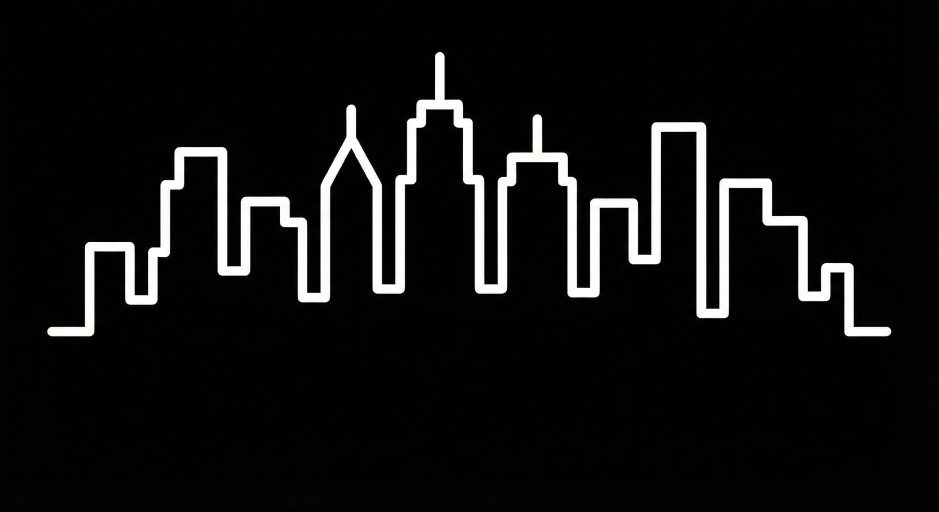
#> input picture uploads/hidden_Gemini_Generated_Image_1hf5ld1hf5ld1hf5.png.png, 2816 x 1536 px (shown at 1/3 size)
$ python -i detect_ml.py   (imports and definitions only)
#> lines starting #> are read from the running program, lines starting #| are printed output that depends on the picture; after the words box and inside, x2 and y2 are one past the last pixel; in counts of white or black regions, pixels touching at a corner belong together
import numpy as np
from PIL import Image
import os
import joblib # for saving the model
from sklearn.ensemble import RandomForestClassifier

def extract_features(image_path):
    img = Image.open(image_path).convert("L")
    pixels = np.array(img)
    lsb = pixels & 1

    # Feature 1: Global Ratio (Entropy)
    ones_ratio = np.mean(lsb)

    # Feature 2: Local Variation (Blockiness)
    block_size = 8
    h, w = lsb.shape
    block_scores = []
    for i in range(0, h - block_size, block_size):
        for j in range(0, w - block_size, block_size):
            block = lsb[i:i+block_size, j:j+block_size]
            block_scores.append(abs(np.mean(block) - 0.5))
    local_var = np.mean(block_scores)

    # Feature 3: Chi-Square Stat
    hist, _ = np.histogram(pixels.flatten(), bins=256, range=(0,256))
    observed = hist[::2] + hist[1::2]
    expected = np.concatenate([observed/2, observed/2])
    chi_stat = np.sum(((hist - expected)**2) / (expected + 1e-6))

    # Return as a 1D array for the ML model
    return np.array([ones_ratio, local_var, chi_stat])

# --- TRAINING (Run once to create 'stego_model.pkl') ---
def train_simple_model():
    # Example training data: [Ratio, LocalVar, Chi]
    # In a real scenario, you'd loop through 100 clean and 100 stego images
    X = np.array([
        [0.50, 0.02, 150], # Typical Stego
        [0.45, 0.12, 800], # Typical Clean
        [0.51, 0.01, 120], # Typical Stego
        [0.42, 0.15, 950]  # Typical Clean
    ])
    y = np.array([1, 0, 1, 0]) # 1 = Stego, 0 = Clean

    model = RandomForestClassifier(n_estimators=100)
    model.fit(X, y)
    joblib.dump(model, 'stego_model.pkl')

# --- UPDATED DETECTION FUNCTION ---
def analyze_anomaly_ml(image_path, heatmap_output_path):
    features = extract_features(image_path).reshape(1, -1)
#> in extract_features, `lsb = pixels & 1`:
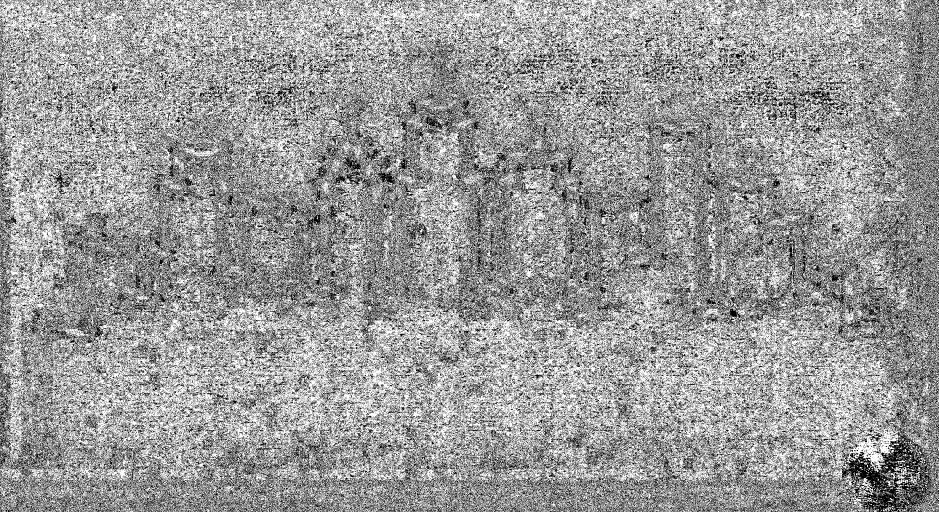
#> lsb: shape (1536, 2816) (shown at 1/3 size); values 0 (black) and 1 (white), 60.2% white; black in thin lines or dots
#> in extract_features, `ones_ratio = np.mean(lsb)`: ones_ratio = 0.602
#> after the loop in extract_features, `for i in range(0, h - block_size, block_size):`: block_scores = 67041 items
#> in extract_features, `local_var = np.mean(block_scores)`: local_var = 0.137
#> in extract_features, `hist, _ = np.histogram(pixels.flatten(), bins=256, range=(0,256))`: hist = 256 values, max 2055240 at index 1, min 43 at index 137, mean 16896
#> in extract_features, `observed = hist[::2] + hist[1::2]`: observed = 128 values, max 2607887 at index 0, min 95 at index 68, mean 33792
#> in extract_features, `expected = np.concatenate([observed/2, observed/2])`: expected = 256 values, max 1303943.5 at index 0, min 47.5 at index 68, mean 16896
#> in extract_features, `chi_stat = np.sum(((hist - expected)**2) / (expected + 1e-6))`: chi_stat = 25568646.5
#> features = [[0.602, 0.137, 25568646.5]]

    # Load your trained model
    if not os.path.exists('stego_model.pkl'):
        train_simple_model()
#> in train_simple_model, `X = np.array([ [0.50, 0.02, 150],`: X = [[0.5, 0.02, 150], [0.45, 0.12, 800], [0.51, 0.01, 120], [0.42, 0.15, 950]]
#> in train_simple_model, `y = np.array([1, 0, 1, 0])`: y = [1, 0, 1, 0]

    model = joblib.load('stego_model.pkl')

    # Predict
    prediction = model.predict(features)[0]
#> prediction = 0
    probability = model.predict_proba(features)[0][1] # Probability of being Stego
#> probability = 0.29

    # Generate Heatmap (Keep your original visual logic)
    img = Image.open(image_path).convert("L")
    lsb = np.array(img) & 1
    heatmap = np.abs(lsb - 0.5) * 255
#> heatmap: shape (1536, 2816) float64; every value is 127.5
    Image.fromarray(heatmap.astype('uint8')).save(heatmap_output_path)

    status = "Suspicious" if probability > 0.6 else "Clean"
#> status = 'Clean'

    return {
        "status": status,
        "confidence": f"{round(probability * 100, 2)}%",
        "message": f"ML Analysis: {status} pattern detected with high entropy.",
        "heatmap_url": f"/outputs/{os.path.basename(heatmap_output_path)}"
    }

>>> result = analyze_anomaly_ml('../uploads/hidden_Gemini_Generated_Image_1hf5ld1hf5ld1hf5.png.png', 'out.png')
#> result = 4 items

$ run again, on uploads/D4.png
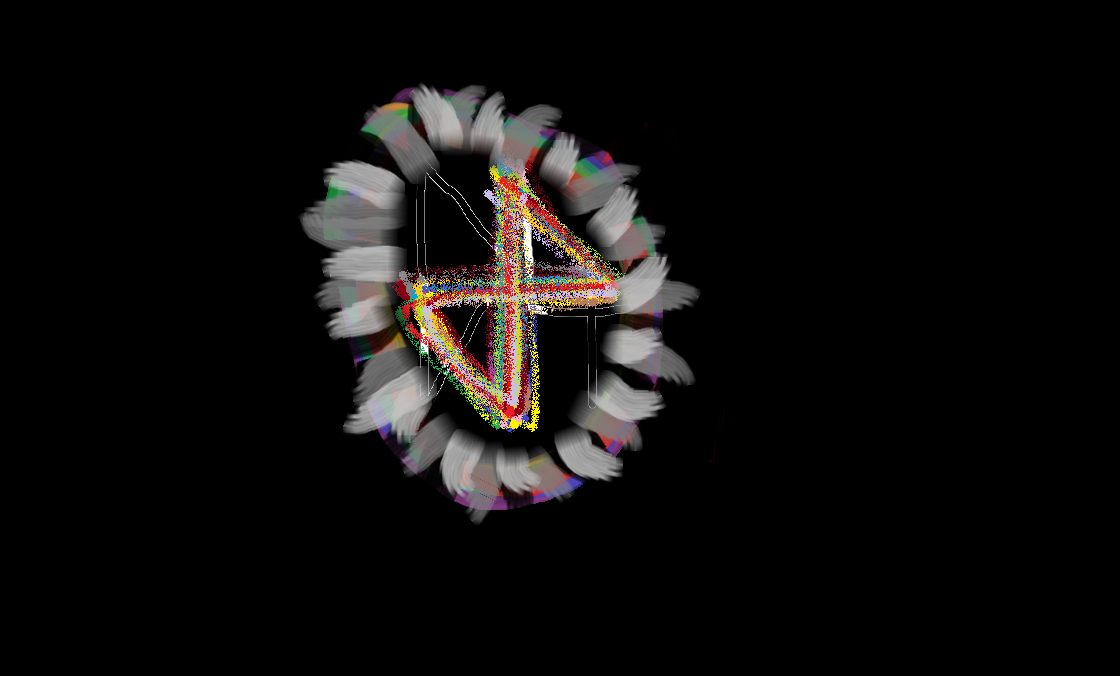
#> input picture uploads/D4.png, 1120 x 676 px
#> in extract_features, `img = Image.open(image_path).convert("L")`:
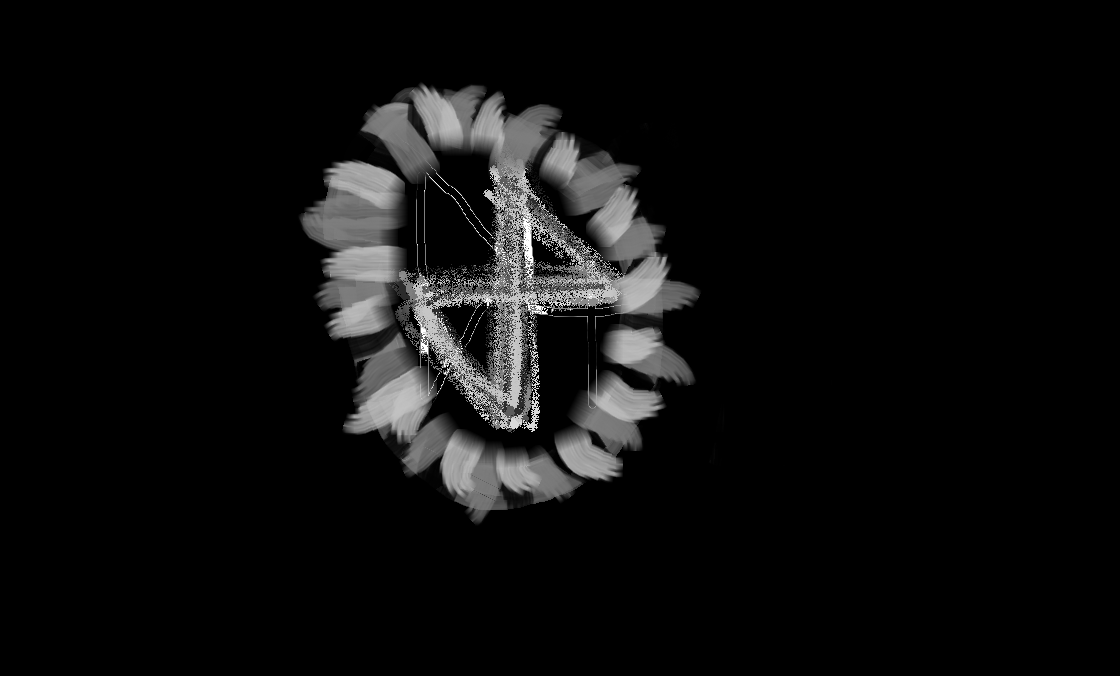
#> img: PIL image 1120x676 L; min 0, max 255, mean 13.8
#> in extract_features, `lsb = pixels & 1`:
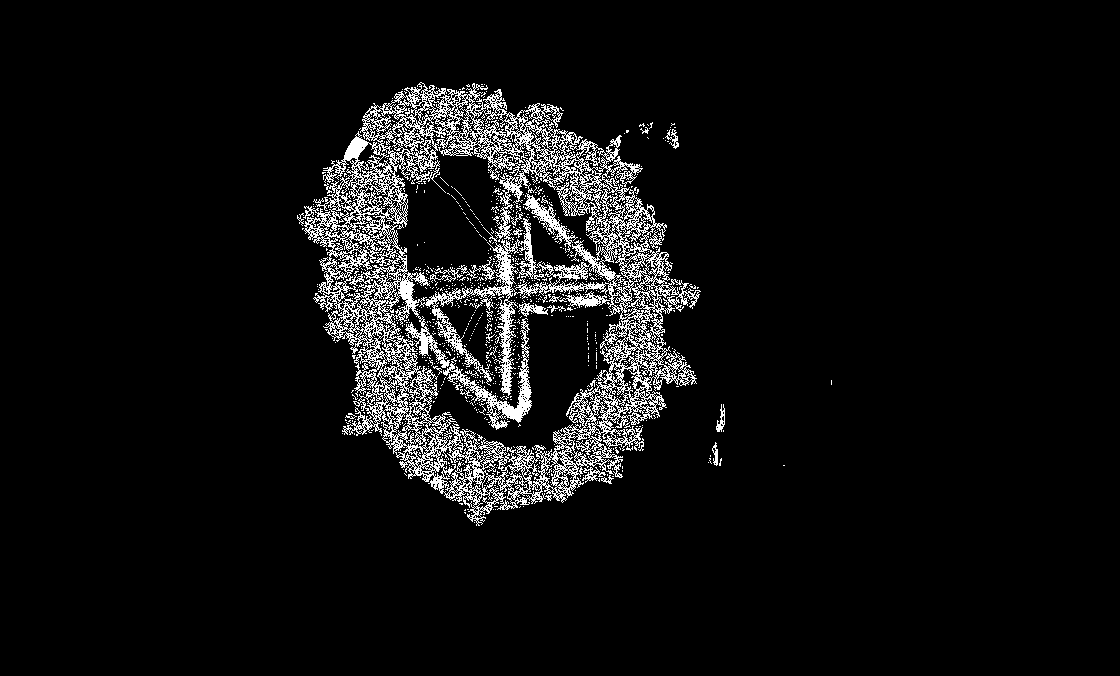
#> lsb: shape (676, 1120); values 0 (black) and 1 (white), 6.4% white in thin lines or dots, all inside (x1, y1, x2, y2) = (297, 82, 832, 526)
#> ones_ratio = 0.0644
#> after the loop in extract_features, `for i in range(0, h - block_size, block_size):`: block_scores = 11676 values, max 0.5 at index 0, min 0 at index 1582, mean 0.444
#> local_var = 0.444
#> hist = 256 values, max 661642 at index 0, min 0 at index 219, mean 2957.5
#> observed = 128 values, max 663035 at index 0, min 0 at index 112, mean 5915
#> expected = 256 values, max 331517.5 at index 0, min 0 at index 112, mean 2957.5
#> chi_stat = 1.13e+13
#> features = [[0.0644, 0.444, 1.13e+13]]
#> X = [[0.5, 0.02, 150], [0.45, 0.12, 800], [0.51, 0.01, 120], [0.42, 0.15, 950]]
#> y = [1, 0, 1, 0]
#> prediction = 0
#> probability = 0.05
#> heatmap: shape (676, 1120) float64; every value is 127.5
#> status = 'Clean'
#> result = 4 items
